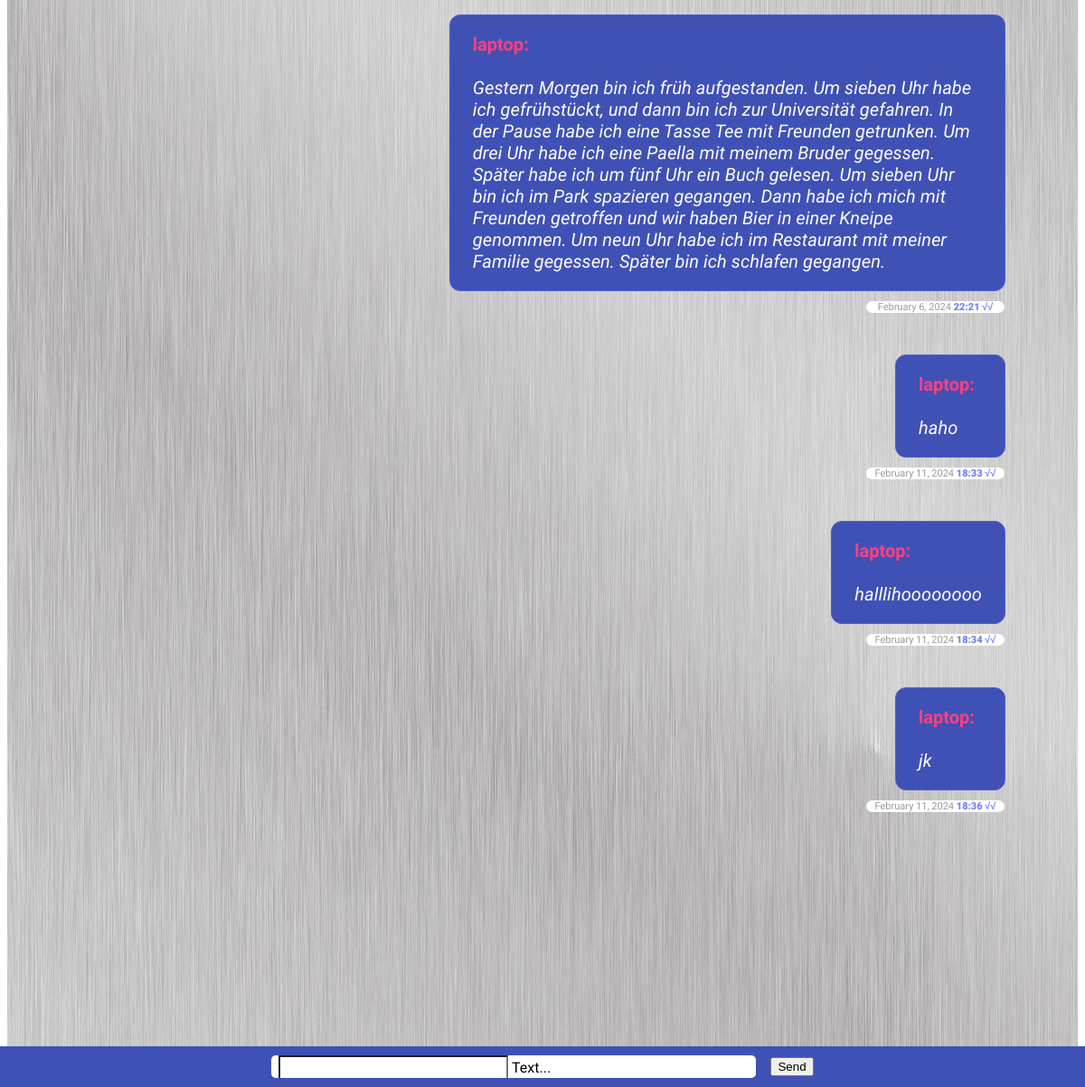
The page / (signed in, lower part) on the database as committed earlier.
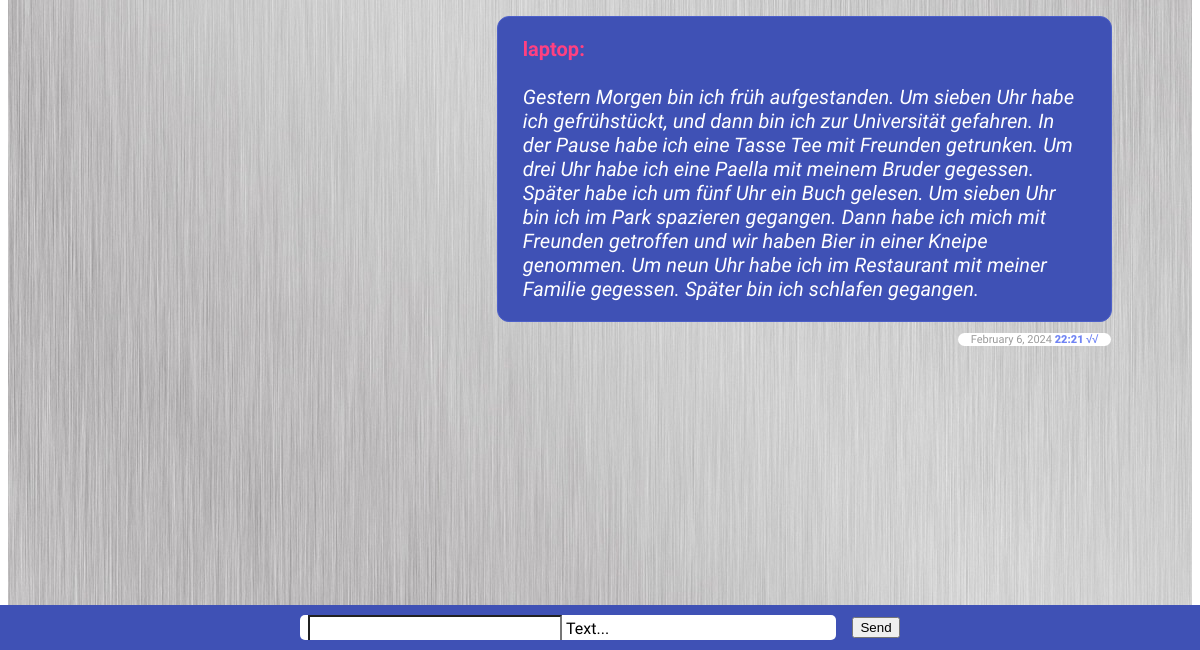
The same page on the database as committed later.
### chat/models.py (models this page shows)
class Message(models.Model):
    text = models.CharField(max_length=500)
    created_at = models.DateTimeField(default=datetime.now)
    chat = models.ForeignKey(Chat, on_delete=models.CASCADE, related_name='chat_message_set', default=None, blank=True, null=True)
    author = models.ForeignKey(settings.AUTH_USER_MODEL, on_delete=models.CASCADE, related_name='author_message_set')
    receiver = models.ForeignKey(settings.AUTH_USER_MODEL, on_delete=models.CASCADE, related_name='receiver_message_set')

### chat/views.py (the view, shortened to what this page needs)
# urls.py: path('', index, name='index'),
@login_required(login_url = '/login/')
def index(request):
   myChat = Chat.objects.get(id=1)
   chatMessages = Message.objects.filter(chat__id=1)
   return render(request, 'chat/index.html', {'messages': chatMessages})

### chat/templates/chat/index.html (shortened to what this page needs)
{% extends "base.html" %}
{% block content %}
{% if request.user.is_authenticated %}
<div class="message-container" id="messageContainer">
{% for message in messages %}
          {% if message.author == request.user %}
          <div class="wrapper-maim-user">
            <div class="main-user date-border">
                <span> <b class="color-red">{{ message.author }}:</b><br><br><i class="text-main ">{{ message.text }}</i></span>
                <span class="main-user-time">
                  <span class="color-gray">{{ message.created_at|date:"F" }}</span>
                  <span class="color-gray">{{ message.created_at|date:"j" }},</span>
                  <span class="color-gray">{{ message.created_at|date:"Y" }}</span>
                  <span class="color-blue"><b class="fw-900">{{ message.created_at|date:"H:i" }} √√</b></span>
                </span>
            </div>
          </div>
{% endif %}
  {% endfor %}
</div>
<div class="form-container">
     <form onsubmit="sendMessage() ; return false;"   method="post">
       <div class="form-content" >
       <div class="mdl-textfield ptb-10 pl-8 mdl-textfield-width mdl-js-textfield mdl-textfield--floating-label mdl-bg">
          <input class="mdl-textfield__input p-0 mdl-textfield__input-style" name="textmessage" type="text" id="messageField" />
          <label class="mdl-textfield__label" for="messageField">Text...</label>
       </div>
       <div class="send-btn">
         <button  class="mdl-button mdl-js-button mdl-button--raised mdl-js-ripple-effect mdl-button--accent">Send</button>
       </div>
          </div>
     </form>
</div>
{% else %}
  <h1>Nicht eigeloggt</h1>
  <p>Du bist aktuell nicht eingelogt, <br>
  bitte <a href="/login/">hier</a> einlogen.</p>
{% endif %}
{% endblock %}

### templates/base.html (shortened to what this page needs)
<!DOCTYPE html>
<html lang="en">
  <head>
    {% load static %}
    <link rel="stylesheet" href="{% static 'css/fonts.css' %}">
    <link rel="stylesheet" href="{% static 'css/style.css' %}">
    <link rel="stylesheet" href="https://code.getmdl.io/1.3.0/material.indigo-pink.min.css" />
  </head>
 <body>
   <div class="mdl-layout mdl-js-layout mdl-layout--fixed-header">
      <main id="main" class="mdl-layout__content">
        <div id="pc" class="page-content">
          {% block content %}
          {% endblock %}
        </div>
      </main>
    </div>
  </body>
</html>

### static/css/style.css (style rules this page uses)
html { scroll-behavior: smooth; }
body { min-height: 100vh; font-family: 'Roboto', sans-serif; }
.color-red { color: rgb(255, 64, 129); margin-right: 8px; }
.color-gray { color: rgba(0, 0, 0, 0.4); }
.color-blue { color: rgb(112, 132, 244); }
.fw-900 { font-weight: 900; }
.message-container { max-width: 100%; display: flex; flex-direction: column; }
.wrapper-maim-user { width: 100%; display: flex; justify-content: flex-end; margin-bottom: 70px; }
.main-user, .other-user { width: fit-content; max-width: 55%; position: relative; background-color: rgb(63, 81, 181); padding: 20px 25px; border-radius: 12px; font-size: 20px; display: flex; overflow-wrap: break-word; }
.text-main { color: white; margin-top: 5px; }
.pl-8 { padding-left: 8px !important; }
.main-user-time, .other-user-time { position: absolute; min-width: 145px; bottom: -25px; right: 0; padding: 0px 4px; background-color: white; border-radius: 8px; font-size: 11px; text-align: center; }
.form-container { width: 100%; background-color: rgb(63, 81, 181); padding: 10px; padding-left: 0; display: flex; justify-content: center; position: fixed; bottom: 0; left: 0; right: 0; }
.form-content { display: flex; align-items: center; justify-content: center; }
.mdl-textfield__input-style { font-size: 18px; border-bottom: none; padding-left: 16px; }
.mdl-textfield-width { width: 500px !important; padding-right: 28px; }
.send-btn { margin-left: 16px; }
.mdl-layout__content { background-image: url('/static/img/alu.jpg'); padding: 80px; padding-bottom: 250px; }
.mdl-bg { border-radius: 5px; background-color: white; }
.date-border { border: 1px solid rgb(77, 96, 201); }

Rows that differ between the two databases and show on the page:
removed Message: author "laptop", text "haho", created_at "February", created_at "11", created_at "2024", created_at "18:33"
removed Message: author "laptop", text "halllihoooooooo", created_at "February", created_at "11", created_at "2024", created_at "18:34"
removed Message: author "laptop", text "jk", created_at "February", created_at "11", created_at "2024", created_at "18:36"
